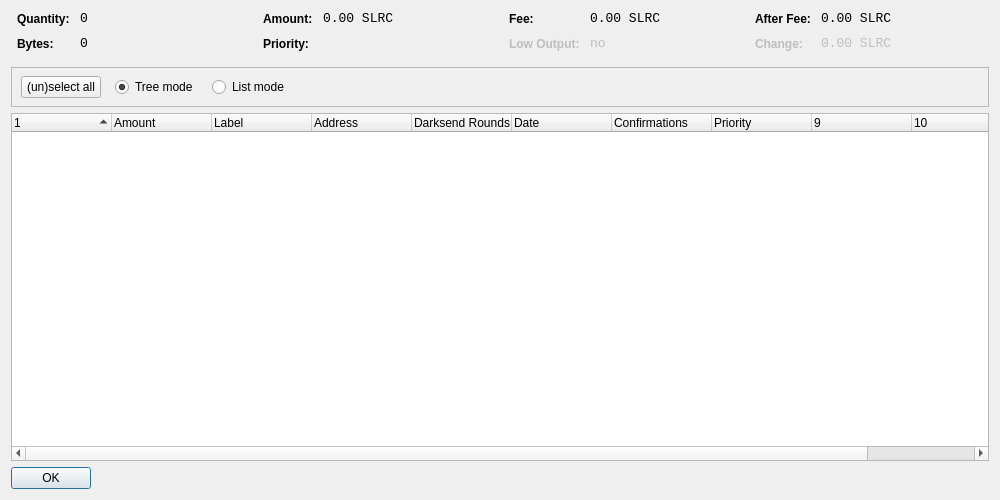
<?xml version="1.0" encoding="UTF-8"?>
<ui version="4.0">
 <class>CoinControlDialog</class>
 <widget class="QDialog" name="CoinControlDialog">
  <property name="geometry">
   <rect>
    <x>0</x>
    <y>0</y>
    <width>1000</width>
    <height>500</height>
   </rect>
  </property>
  <property name="windowTitle">
   <string>Coin Control</string>
  </property>
  <layout class="QVBoxLayout" name="verticalLayout">
   <item>
    <layout class="QHBoxLayout" name="horizontalLayoutTop" stretch="0,0,0,0">
     <property name="topMargin">
      <number>0</number>
     </property>
     <property name="bottomMargin">
      <number>10</number>
     </property>
     <item>
      <layout class="QFormLayout" name="formLayoutCoinControl1">
       <property name="horizontalSpacing">
        <number>10</number>
       </property>
       <property name="verticalSpacing">
        <number>10</number>
       </property>
       <property name="leftMargin">
        <number>6</number>
       </property>
       <property name="rightMargin">
        <number>6</number>
       </property>
       <item row="0" column="0">
        <widget class="QLabel" name="labelCoinControlQuantityText">
         <property name="styleSheet">
          <string notr="true">font-weight:bold;</string>
         </property>
         <property name="text">
          <string>Quantity:</string>
         </property>
        </widget>
       </item>
       <item row="0" column="1">
        <widget class="QLabel" name="labelCoinControlQuantity">
         <property name="font">
          <font>
           <family>Monospace</family>
           <pointsize>10</pointsize>
          </font>
         </property>
         <property name="cursor">
          <cursorShape>IBeamCursor</cursorShape>
         </property>
         <property name="contextMenuPolicy">
          <enum>Qt::ActionsContextMenu</enum>
         </property>
         <property name="text">
          <string notr="true">0</string>
         </property>
         <property name="textInteractionFlags">
          <set>Qt::LinksAccessibleByMouse|Qt::TextSelectableByKeyboard|Qt::TextSelectableByMouse</set>
         </property>
        </widget>
       </item>
       <item row="1" column="0">
        <widget class="QLabel" name="labelCoinControlBytesText">
         <property name="styleSheet">
          <string notr="true">font-weight:bold;</string>
         </property>
         <property name="text">
          <string>Bytes:</string>
         </property>
        </widget>
       </item>
       <item row="1" column="1">
        <widget class="QLabel" name="labelCoinControlBytes">
         <property name="font">
          <font>
           <family>Monospace</family>
           <pointsize>10</pointsize>
          </font>
         </property>
         <property name="cursor">
          <cursorShape>IBeamCursor</cursorShape>
         </property>
         <property name="contextMenuPolicy">
          <enum>Qt::ActionsContextMenu</enum>
         </property>
         <property name="text">
          <string notr="true">0</string>
         </property>
         <property name="textInteractionFlags">
          <set>Qt::LinksAccessibleByMouse|Qt::TextSelectableByKeyboard|Qt::TextSelectableByMouse</set>
         </property>
        </widget>
       </item>
      </layout>
     </item>
     <item>
      <layout class="QFormLayout" name="formLayoutCoinControl2">
       <property name="horizontalSpacing">
        <number>10</number>
       </property>
       <property name="verticalSpacing">
        <number>10</number>
       </property>
       <property name="leftMargin">
        <number>6</number>
       </property>
       <property name="rightMargin">
        <number>6</number>
       </property>
       <item row="0" column="0">
        <widget class="QLabel" name="labelCoinControlAmountText">
         <property name="styleSheet">
          <string notr="true">font-weight:bold;</string>
         </property>
         <property name="text">
          <string>Amount:</string>
         </property>
        </widget>
       </item>
       <item row="0" column="1">
        <widget class="QLabel" name="labelCoinControlAmount">
         <property name="font">
          <font>
           <family>Monospace</family>
           <pointsize>10</pointsize>
          </font>
         </property>
         <property name="cursor">
          <cursorShape>IBeamCursor</cursorShape>
         </property>
         <property name="contextMenuPolicy">
          <enum>Qt::ActionsContextMenu</enum>
         </property>
         <property name="text">
          <string notr="true">0.00 SLRC</string>
         </property>
         <property name="textInteractionFlags">
          <set>Qt::LinksAccessibleByMouse|Qt::TextSelectableByKeyboard|Qt::TextSelectableByMouse</set>
         </property>
        </widget>
       </item>
       <item row="1" column="0">
        <widget class="QLabel" name="labelCoinControlPriorityText">
         <property name="styleSheet">
          <string notr="true">font-weight:bold;</string>
         </property>
         <property name="text">
          <string>Priority:</string>
         </property>
        </widget>
       </item>
       <item row="1" column="1">
        <widget class="QLabel" name="labelCoinControlPriority">
         <property name="font">
          <font>
           <family>Monospace</family>
           <pointsize>10</pointsize>
          </font>
         </property>
         <property name="cursor">
          <cursorShape>IBeamCursor</cursorShape>
         </property>
         <property name="contextMenuPolicy">
          <enum>Qt::ActionsContextMenu</enum>
         </property>
         <property name="text">
          <string/>
         </property>
         <property name="textInteractionFlags">
          <set>Qt::LinksAccessibleByMouse|Qt::TextSelectableByKeyboard|Qt::TextSelectableByMouse</set>
         </property>
        </widget>
       </item>
      </layout>
     </item>
     <item>
      <layout class="QFormLayout" name="formLayoutCoinControl3">
       <property name="horizontalSpacing">
        <number>10</number>
       </property>
       <property name="verticalSpacing">
        <number>10</number>
       </property>
       <property name="leftMargin">
        <number>6</number>
       </property>
       <property name="rightMargin">
        <number>6</number>
       </property>
       <item row="0" column="0">
        <widget class="QLabel" name="labelCoinControlFeeText">
         <property name="styleSheet">
          <string notr="true">font-weight:bold;</string>
         </property>
         <property name="text">
          <string>Fee:</string>
         </property>
        </widget>
       </item>
       <item row="0" column="1">
        <widget class="QLabel" name="labelCoinControlFee">
         <property name="font">
          <font>
           <family>Monospace</family>
           <pointsize>10</pointsize>
          </font>
         </property>
         <property name="cursor">
          <cursorShape>IBeamCursor</cursorShape>
         </property>
         <property name="contextMenuPolicy">
          <enum>Qt::ActionsContextMenu</enum>
         </property>
         <property name="text">
          <string notr="true">0.00 SLRC</string>
         </property>
         <property name="textInteractionFlags">
          <set>Qt::LinksAccessibleByMouse|Qt::TextSelectableByKeyboard|Qt::TextSelectableByMouse</set>
         </property>
        </widget>
       </item>
       <item row="1" column="0">
        <widget class="QLabel" name="labelCoinControlLowOutputText">
         <property name="enabled">
          <bool>false</bool>
         </property>
         <property name="styleSheet">
          <string notr="true">font-weight:bold;</string>
         </property>
         <property name="text">
          <string>Low Output:</string>
         </property>
        </widget>
       </item>
       <item row="1" column="1">
        <widget class="QLabel" name="labelCoinControlLowOutput">
         <property name="enabled">
          <bool>false</bool>
         </property>
         <property name="font">
          <font>
           <family>Monospace</family>
           <pointsize>10</pointsize>
          </font>
         </property>
         <property name="cursor">
          <cursorShape>IBeamCursor</cursorShape>
         </property>
         <property name="contextMenuPolicy">
          <enum>Qt::ActionsContextMenu</enum>
         </property>
         <property name="text">
          <string notr="true">no</string>
         </property>
         <property name="textInteractionFlags">
          <set>Qt::LinksAccessibleByMouse|Qt::TextSelectableByKeyboard|Qt::TextSelectableByMouse</set>
         </property>
        </widget>
       </item>
      </layout>
     </item>
     <item>
      <layout class="QFormLayout" name="formLayoutCoinControl4">
       <property name="horizontalSpacing">
        <number>10</number>
       </property>
       <property name="verticalSpacing">
        <number>10</number>
       </property>
       <property name="leftMargin">
        <number>6</number>
       </property>
       <property name="rightMargin">
        <number>6</number>
       </property>
       <item row="0" column="0">
        <widget class="QLabel" name="labelCoinControlAfterFeeText">
         <property name="styleSheet">
          <string notr="true">font-weight:bold;</string>
         </property>
         <property name="text">
          <string>After Fee:</string>
         </property>
        </widget>
       </item>
       <item row="0" column="1">
        <widget class="QLabel" name="labelCoinControlAfterFee">
         <property name="font">
          <font>
           <family>Monospace</family>
           <pointsize>10</pointsize>
          </font>
         </property>
         <property name="cursor">
          <cursorShape>IBeamCursor</cursorShape>
         </property>
         <property name="contextMenuPolicy">
          <enum>Qt::ActionsContextMenu</enum>
         </property>
         <property name="text">
          <string notr="true">0.00 SLRC</string>
         </property>
         <property name="textInteractionFlags">
          <set>Qt::LinksAccessibleByMouse|Qt::TextSelectableByKeyboard|Qt::TextSelectableByMouse</set>
         </property>
        </widget>
       </item>
       <item row="1" column="0">
        <widget class="QLabel" name="labelCoinControlChangeText">
         <property name="enabled">
          <bool>false</bool>
         </property>
         <property name="styleSheet">
          <string notr="true">font-weight:bold;</string>
         </property>
         <property name="text">
          <string>Change:</string>
         </property>
        </widget>
       </item>
       <item row="1" column="1">
        <widget class="QLabel" name="labelCoinControlChange">
         <property name="enabled">
          <bool>false</bool>
         </property>
         <property name="font">
          <font>
           <family>Monospace</family>
           <pointsize>10</pointsize>
          </font>
         </property>
         <property name="cursor">
          <cursorShape>IBeamCursor</cursorShape>
         </property>
         <property name="contextMenuPolicy">
          <enum>Qt::ActionsContextMenu</enum>
         </property>
         <property name="text">
          <string notr="true">0.00 SLRC</string>
         </property>
         <property name="textInteractionFlags">
          <set>Qt::LinksAccessibleByMouse|Qt::TextSelectableByKeyboard|Qt::TextSelectableByMouse</set>
         </property>
        </widget>
       </item>
      </layout>
     </item>
    </layout>
   </item>
   <item>
    <widget class="QFrame" name="frame">
     <property name="minimumSize">
      <size>
       <width>0</width>
       <height>40</height>
      </size>
     </property>
     <property name="frameShape">
      <enum>QFrame::StyledPanel</enum>
     </property>
     <property name="frameShadow">
      <enum>QFrame::Sunken</enum>
     </property>
     <widget class="QWidget" name="horizontalLayoutWidget">
      <property name="geometry">
       <rect>
        <x>10</x>
        <y>0</y>
        <width>781</width>
        <height>41</height>
       </rect>
      </property>
      <layout class="QHBoxLayout" name="horizontalLayoutPanel" stretch="0,0,0,0,0">
       <property name="spacing">
        <number>14</number>
       </property>
       <item>
        <widget class="QPushButton" name="pushButtonSelectAll">
         <property name="sizePolicy">
          <sizepolicy hsizetype="Maximum" vsizetype="Fixed">
           <horstretch>0</horstretch>
           <verstretch>0</verstretch>
          </sizepolicy>
         </property>
         <property name="text">
          <string>(un)select all</string>
         </property>
        </widget>
       </item>
       <item>
        <widget class="QRadioButton" name="radioTreeMode">
         <property name="sizePolicy">
          <sizepolicy hsizetype="Maximum" vsizetype="Fixed">
           <horstretch>0</horstretch>
           <verstretch>0</verstretch>
          </sizepolicy>
         </property>
         <property name="text">
          <string>Tree mode</string>
         </property>
         <property name="checked">
          <bool>true</bool>
         </property>
        </widget>
       </item>
       <item>
        <widget class="QRadioButton" name="radioListMode">
         <property name="sizePolicy">
          <sizepolicy hsizetype="Maximum" vsizetype="Fixed">
           <horstretch>0</horstretch>
           <verstretch>0</verstretch>
          </sizepolicy>
         </property>
         <property name="text">
          <string>List mode</string>
         </property>
        </widget>
       </item>
       <item>
        <spacer name="horizontalSpacer">
         <property name="orientation">
          <enum>Qt::Horizontal</enum>
         </property>
         <property name="sizeHint" stdset="0">
          <size>
           <width>40</width>
           <height>20</height>
          </size>
         </property>
        </spacer>
       </item>
      </layout>
     </widget>
    </widget>
   </item>
   <item>
    <widget class="CoinControlTreeWidget" name="treeWidget">
     <property name="contextMenuPolicy">
      <enum>Qt::CustomContextMenu</enum>
     </property>
     <property name="sortingEnabled">
      <bool>false</bool>
     </property>
     <property name="columnCount">
      <number>11</number>
     </property>
     <attribute name="headerShowSortIndicator" stdset="0">
      <bool>true</bool>
     </attribute>
     <attribute name="headerStretchLastSection">
      <bool>false</bool>
     </attribute>
     <column>
      <property name="text">
       <string/>
      </property>
     </column>
     <column>
      <property name="text">
       <string>Amount</string>
      </property>
     </column>
     <column>
      <property name="text">
       <string>Label</string>
      </property>
     </column>
     <column>
      <property name="text">
       <string>Address</string>
      </property>
     </column>
     <column>
      <property name="text">
       <string>Darksend Rounds</string>
      </property>
    </column>
     <column>
      <property name="text">
       <string>Date</string>
      </property>
     </column>
     <column>
      <property name="text">
       <string>Confirmations</string>
      </property>
      <property name="toolTip">
       <string>Confirmed</string>
      </property>
     </column>
     <column>
      <property name="text">
       <string>Priority</string>
      </property>
     </column>
     <column>
      <property name="text">
       <string/>
      </property>
     </column>
     <column>
      <property name="text">
       <string/>
      </property>
     </column>
     <column>
      <property name="text">
       <string/>
      </property>
     </column>
     <column>
      <property name="text">
       <string/>
      </property>
     </column>
    </widget>
   </item>
   <item>
    <widget class="QDialogButtonBox" name="buttonBox">
     <property name="sizePolicy">
      <sizepolicy hsizetype="Maximum" vsizetype="Fixed">
       <horstretch>0</horstretch>
       <verstretch>0</verstretch>
      </sizepolicy>
     </property>
     <property name="orientation">
      <enum>Qt::Horizontal</enum>
     </property>
     <property name="standardButtons">
      <set>QDialogButtonBox::Ok</set>
     </property>
    </widget>
   </item>
  </layout>
 </widget>
 <customwidgets>
  <customwidget>
   <class>CoinControlTreeWidget</class>
   <extends>QTreeWidget</extends>
   <header>coincontroltreewidget.h</header>
  </customwidget>
 </customwidgets>
 <resources/>
 <connections/>
</ui>
